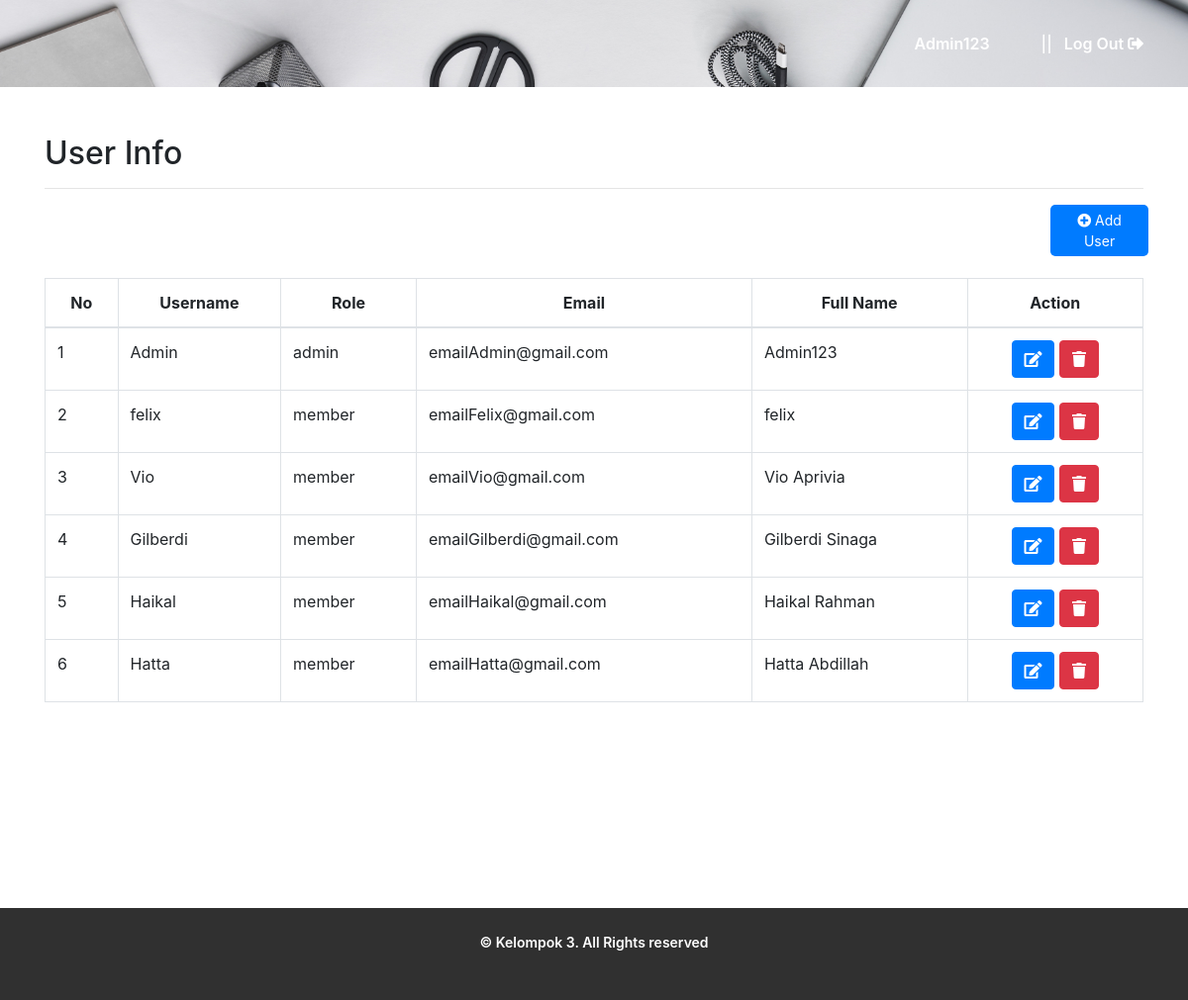
The app's page /user/crud.php (signed in) with its own data.
### tables this page shows
CREATE TABLE `user` (
  `id_user` int(11) NOT NULL,
  `username` varchar(20) NOT NULL,
  `password` varchar(40) NOT NULL,
  `email` varchar(30) NOT NULL,
  `nama` varchar(100) NOT NULL,
  `level` varchar(20) NOT NULL
);

### user/crud.php (the view, shortened to what this page needs)
<?php
include 'header.php';
include 'body.php';
?>
<!DOCTYPE >
<html>
<head>
</head>
<body>
	<div class="container">
            <h2>User Info</h2>
            <hr>
                <div class="row" style="float: right; padding-right:10px">
                <a href="TambahUser.php" style="text-decoration: none; color:white">
                <button class="button" style="border-radius: 5px;">
                <i class="fas fa-plus-circle"></i>&nbsp;Add User</button></a>
                </div>
                <table class="table table-hover table-bordered">
                    <thead>
                        <tr style="text-align: center;">
							<th>No</th>
							<th>Username</th>
							<th>Role</th>
							<th>Email</th>
							<th>Full Name</th>
							<th>Action</th>
                        </tr>
                    </thead>
                    <tbody>
                    <?php
				include "../Configurasi/koneksi.php";
				$no = 1;
				$data = mysqli_query($koneksi,"select * from user");
				while($d = mysqli_fetch_array($data)){
					?>
                    <tr>
						<td><?php echo $no++; ?></td>
						<td><?php echo $d['username']; ?></td>
						<td><?php echo $d['level']; ?></td>
                		<td><?php echo $d['email']; ?></td>
                		<td><?php echo $d['nama']; ?></td>
						<td style="text-align: center;">
							<a class="btn  btn-primary" href="edit_user.php?id_user=<?php echo $d['id_user']; ?>"><i class="fa fa-edit"></i></a>
							<a class="btn btn-danger alert_notif" href="hapus_user.php?id_user=<?php echo $d['id_user']; ?>"><i class="fa fa-trash"></i></a>
						</td>
                      <?php }  ?>
                    </tbody>
   				 </table>
            </div>
<br><br><br><br><br><br><br><br>
<?php include ('footer.php'); ?>
</body>
</html>

### assets/css/user.css (style rules this page uses)
.button { background-color: #007bff; border: none; color: white; padding: 5px 10px; text-align: center; text-decoration: none; display: inline-block; font-size: 14px; margin-left: 1%; cursor: pointer; margin-bottom: 22px; }
::placeholder { font-size: 30px; font-weight: 400; letter-spacing: 1px; }

### records on screen
user: username "Admin", level "admin", email "emailAdmin@gmail.com", nama "Admin123"
user: username "felix", level "member", email "emailFelix@gmail.com", nama "felix"
user: username "Vio", level "member", email "emailVio@gmail.com", nama "Vio Aprivia"
user: username "Gilberdi", level "member", email "emailGilberdi@gmail.com", nama "Gilberdi Sinaga"
user: username "Haikal", level "member", email "emailHaikal@gmail.com", nama "Haikal Rahman"
user: username "Hatta", level "member", email "emailHatta@gmail.com", nama "Hatta Abdillah"

### other values on screen
$_SESSION['nama'] "Admin123"
